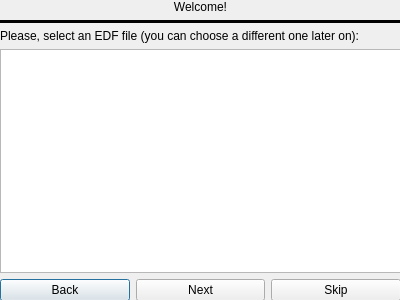
<?xml version="1.0" encoding="UTF-8"?>
<ui version="4.0">
 <class>WelcomeDialog</class>
 <widget class="QDialog" name="WelcomeDialog">
  <property name="geometry">
   <rect>
    <x>0</x>
    <y>0</y>
    <width>400</width>
    <height>300</height>
   </rect>
  </property>
  <property name="windowTitle">
   <string>Dialog</string>
  </property>
  <widget class="QWidget" name="verticalLayoutWidget">
   <property name="geometry">
    <rect>
     <x>0</x>
     <y>0</y>
     <width>401</width>
     <height>301</height>
    </rect>
   </property>
   <layout class="QVBoxLayout" name="verticalLayout">
    <item>
     <widget class="QLabel" name="welcome_label">
      <property name="text">
       <string>Welcome!</string>
      </property>
      <property name="textFormat">
       <enum>Qt::RichText</enum>
      </property>
      <property name="alignment">
       <set>Qt::AlignCenter</set>
      </property>
     </widget>
    </item>
    <item>
     <widget class="Line" name="line">
      <property name="frameShadow">
       <enum>QFrame::Plain</enum>
      </property>
      <property name="lineWidth">
       <number>3</number>
      </property>
      <property name="orientation">
       <enum>Qt::Horizontal</enum>
      </property>
     </widget>
    </item>
    <item>
     <layout class="QVBoxLayout" name="verticalLayout_2">
      <item>
       <widget class="QLabel" name="instructions_label">
        <property name="text">
         <string>Please, select an EDF file (you can choose a different one later on):</string>
        </property>
       </widget>
      </item>
      <item>
       <widget class="QListWidget" name="welcome_list"/>
      </item>
      <item>
       <layout class="QHBoxLayout" name="horizontalLayout">
        <item>
         <widget class="QPushButton" name="back_button">
          <property name="text">
           <string>Back</string>
          </property>
         </widget>
        </item>
        <item>
         <widget class="QPushButton" name="next_button">
          <property name="text">
           <string>Next</string>
          </property>
         </widget>
        </item>
        <item>
         <widget class="QPushButton" name="skip_button">
          <property name="text">
           <string>Skip</string>
          </property>
         </widget>
        </item>
       </layout>
      </item>
     </layout>
    </item>
   </layout>
  </widget>
 </widget>
 <resources/>
 <connections/>
</ui>
